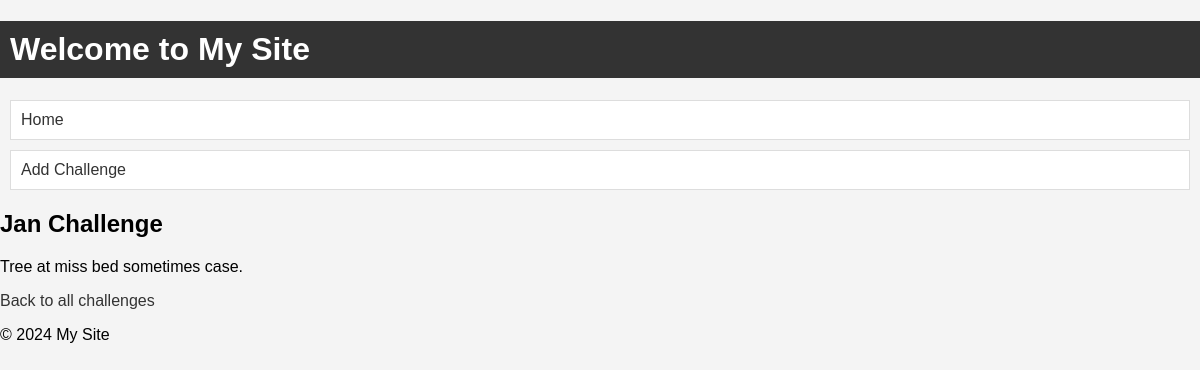
Page /challenge/Jan/ on the committed database.
### challenges/models.py (models this page shows, shortened)
class MonthlyChallenge(models.Model):
    month = models.CharField(max_length=20, unique=True)
    challenge_text = models.TextField()

### challenges/views.py (the view)
# urls.py: path('challenge/<str:month>/', views.monthly_challenge, name='monthly_challenge'),
def monthly_challenge(request, month):
    challenge = get_object_or_404(MonthlyChallenge, month=month)
    return render(request, 'challenges/challenge.html', {'challenge': challenge})

### challenges/templatetags/challenges_filters.py (called while the page is built)
@register.filter(name='capitalize')
def capitalize(value):
    return value.capitalize()

### challenges/templates/challenges/challenge.html (shortened to what this page needs)
{% extends 'challenges/base.html' %}
{% load challenges_filters %}
{% block content %}
<h2>{{ challenge.month|capitalize }} Challenge</h2>
<p>{{ challenge.challenge_text }}</p>
<a href="{% url 'index' %}">Back to all challenges</a>
{% endblock %}

### challenges/static/challenges/styles.css (style rules this page uses)
body { font-family: Arial, sans-serif; background-color: #f4f4f4; margin: 0; padding: 0; }
a { text-decoration: none; color: #333; }

### rows in the picture
MonthlyChallenge: month "Jan", challenge_text "Tree at miss bed sometimes case."
